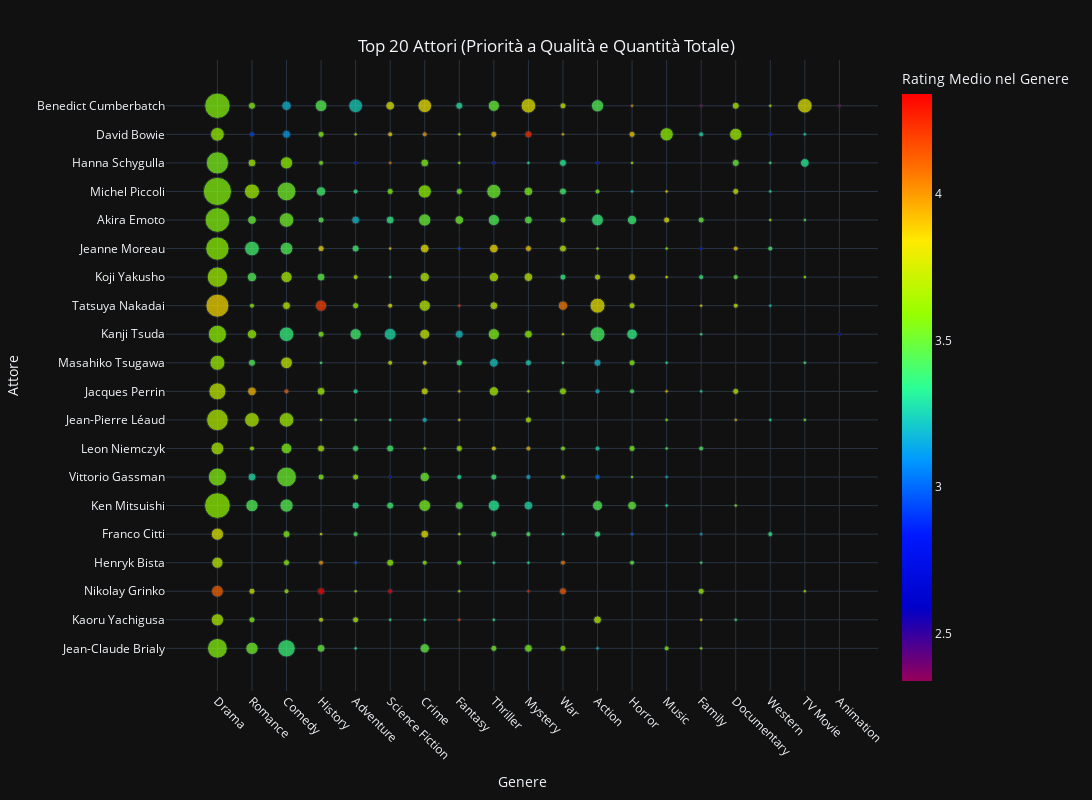

Notebook code for this chart:
### Code cell
#6 Correlazione tra migliori attori e rating medio dei film

raw_query = """
SELECT 
    a.name AS actor,
    a.role AS role,
    m.id AS movie_id,
    m.name AS movie_name,
    m.rating,
    m.minute,
    actor_summaries.average_rating AS overall_avg_rating,
    actor_summaries.movies_count AS total_films,
    actor_summaries.genres AS full_genres,
    g.genre
FROM actors a
JOIN actor_summaries 
    ON actor_summaries.actor_name = a.name 
    AND actor_summaries.movies_count >= 15        --rimozioni attori che hanno lavorato poco
    AND actor_summaries.average_rating >= 3.5    --filtro per lavorare con meno dati filtrando per una base di rating medio
    AND actor_summaries.movies_count < 200       --rimozione attori che hanno fatto tanti film "finti"
JOIN movies m ON a.id_movie = m.id
JOIN genres g ON m.id = g.id_movie
WHERE m.rating IS NOT NULL AND m.minute >= 60   --filtro per film "veri"
"""
raw_data = run_query(raw_query)

mask = ~raw_data['role'].str.lower().str.contains('voice|uncredited|cameo|archive', na=False)
filtered_data = raw_data[mask]

actor_stats = filtered_data[['actor', 'total_films', 'overall_avg_rating', 'full_genres']].drop_duplicates(subset='actor')
actor_stats['n_genres'] = actor_stats['full_genres'].apply(
    lambda x: len(x) if isinstance(x, (list, set, tuple)) else (
        len(str(x).strip('{}').split(',')) if pd.notnull(x) else 0
    )
)
actor_stats = actor_stats[actor_stats['n_genres'] >= 4]  #filtro per attori che hanno recitato in meno di 4 generi, contando quanti generi dalla stringa divisa a , presente in actor_summaries

agg_data = filtered_data.groupby(['actor', 'genre']).agg( #conteggio iflm per e rating medio per genere per popolare hover del grafico e ordinare per trovare i top actors
    genre_film_count=('movie_id', 'nunique'),
    genre_avg_rating=('rating', 'mean')
).reset_index()

genre_scores = agg_data.groupby('actor').apply(
    lambda df: np.average(df['genre_avg_rating'], weights=df['genre_film_count'])
).reset_index(name='genre_score')

actor_stats = actor_stats.merge(genre_scores, on='actor')
    
actor_stats['weighted_score'] = (           #forumla e esi decisi da chatgpt dopo innumerevoli prove per torvare un buon modo/realistico per trovare i top attori coi dati che abbiamo
    actor_stats['overall_avg_rating'] * 0.5 +
    np.log1p(actor_stats['total_films']) * 0.25 +
    actor_stats['n_genres'] * 0.15 +
    actor_stats['genre_score'] * 0.1
)

top_actors = actor_stats.nlargest(20, 'weighted_score')['actor']

agg_data = agg_data[agg_data['actor'].isin(top_actors)]
agg_data = agg_data.merge(actor_stats, on='actor')

agg_data['genre_avg_rating'] = agg_data['genre_avg_rating'].round(2)
agg_data['overall_avg_rating'] = agg_data['overall_avg_rating'].round(2)

import plotly.express as px

fig = px.scatter(
    agg_data,
    x='genre',
    y='actor',
    size='genre_film_count',
    color='genre_avg_rating',
    color_continuous_scale='Rainbow',
    hover_data={
        'genre_avg_rating': True,
        'genre_film_count': True,
        'overall_avg_rating': True,
        'total_films': True,
        'n_genres': True,
        'genre_score': True,
        'weighted_score': False
    },
    labels={
        'genre': 'Genere',
        'actor': 'Attore',
        'genre_film_count': 'Numero Film nel Genere',
        'genre_avg_rating': 'Rating Medio nel Genere'
    }
)

fig.update_layout(
    height=800,
    width=1100,
    template='plotly_dark',
    xaxis={'categoryorder': 'total descending', 'tickangle': 45},
    yaxis={'categoryorder': 'total ascending'},
    title=dict(
        text='Top 20 Attori (Priorità a Qualità e Quantità Totale)',
        y=0.95,
        x=0.5,
        xanchor='center',
        yanchor='top'
    )
)

fig.show()

### Figure 1 — Plotly figure (JSON) as saved in the notebook; plotly's stock layout.template omitted (floating-point values rounded to 4 significant figures; data arrays with more than 128 entries replaced by an {"elided": "..."} marker saying what was removed)
{"data": [{"customdata": {"elided": "289x7 float values"}, "hovertemplate": "Genere=%{x}<br>Attore=%{y}<br>Numero Film nel Genere=%{customdata[1]}<br>Rating Medio nel Genere=%{marker.color}<br>overall_avg_rating=%{customdata[2]}<br>total_films=%{customdata[3]}<br>n_genres=%{customdata[4]}<br>genre_score=%{customdata[5]}<extra></extra>", "legendgroup": "", "marker": {"color": {"elided": "289 float values"}, "coloraxis": "coloraxis", "size": {"elided": "289 int values"}, "sizemode": "area", "sizeref": 0.1575, "symbol": "circle"}, "mode": "markers", "name": "", "orientation": "v", "showlegend": false, "type": "scatter", "x": {"elided": "289 str values"}, "xaxis": "x", "y": {"elided": "289 str values"}, "yaxis": "y"}], "layout": {"coloraxis": {"colorbar": {"title": {"text": "Rating Medio nel Genere"}}, "colorscale": [[0, "rgb(150,0,90)"], [0.125, "rgb(0,0,200)"], [0.25, "rgb(0,25,255)"], [0.375, "rgb(0,152,255)"], [0.5, "rgb(44,255,150)"], [0.625, "rgb(151,255,0)"], [0.75, "rgb(255,234,0)"], [0.875, "rgb(255,111,0)"], [1, "rgb(255,0,0)"]]}, "height": 800, "legend": {"itemsizing": "constant", "tracegroupgap": 0}, "margin": {"t": 60}, "title": {"text": "Top 20 Attori (Priorità a Qualità e Quantità Totale)", "x": 0.5, "xanchor": "center", "y": 0.95, "yanchor": "top"}, "width": 1100, "xaxis": {"anchor": "y", "categoryorder": "total descending", "domain": [0, 1], "tickangle": 45, "title": {"text": "Genere"}}, "yaxis": {"anchor": "x", "categoryorder": "total ascending", "domain": [0, 1], "title": {"text": "Attore"}}}}
